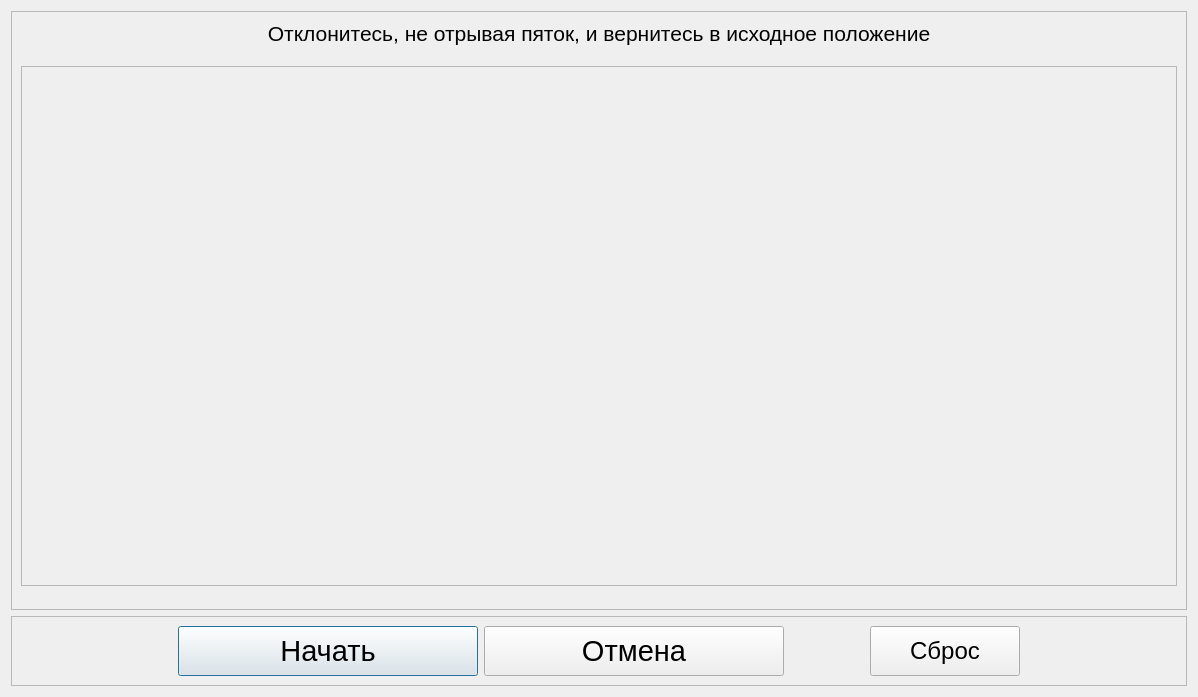
<?xml version="1.0" encoding="UTF-8"?>
<ui version="4.0">
 <class>SetMaxForceDialog</class>
 <widget class="QDialog" name="SetMaxForceDialog">
  <property name="geometry">
   <rect>
    <x>0</x>
    <y>0</y>
    <width>1198</width>
    <height>697</height>
   </rect>
  </property>
  <property name="windowTitle">
   <string>Выбор отклонения</string>
  </property>
  <layout class="QVBoxLayout" name="verticalLayout">
   <item>
    <widget class="QFrame" name="frame">
     <property name="frameShape">
      <enum>QFrame::StyledPanel</enum>
     </property>
     <property name="frameShadow">
      <enum>QFrame::Raised</enum>
     </property>
     <layout class="QVBoxLayout" name="verticalLayout_2">
      <item>
       <widget class="QLabel" name="lblComment">
        <property name="sizePolicy">
         <sizepolicy hsizetype="Preferred" vsizetype="Fixed">
          <horstretch>0</horstretch>
          <verstretch>0</verstretch>
         </sizepolicy>
        </property>
        <property name="font">
         <font>
          <pointsize>16</pointsize>
         </font>
        </property>
        <property name="text">
         <string>Отклонитесь, не отрывая пяток, и вернитесь в исходное положение</string>
        </property>
        <property name="alignment">
         <set>Qt::AlignCenter</set>
        </property>
       </widget>
      </item>
      <item>
       <spacer name="verticalSpacer">
        <property name="orientation">
         <enum>Qt::Vertical</enum>
        </property>
        <property name="sizeHint" stdset="0">
         <size>
          <width>20</width>
          <height>40</height>
         </size>
        </property>
       </spacer>
      </item>
      <item>
       <widget class="QFrame" name="frDiag">
        <property name="frameShape">
         <enum>QFrame::StyledPanel</enum>
        </property>
        <property name="frameShadow">
         <enum>QFrame::Raised</enum>
        </property>
        <layout class="QHBoxLayout" name="horizontalLayout_2">
         <item>
          <spacer name="horizontalSpacer_3">
           <property name="orientation">
            <enum>Qt::Horizontal</enum>
           </property>
           <property name="sizeHint" stdset="0">
            <size>
             <width>40</width>
             <height>20</height>
            </size>
           </property>
          </spacer>
         </item>
         <item>
          <widget class="DiagTriangle" name="wgtDiagTriangle" native="true">
           <property name="minimumSize">
            <size>
             <width>500</width>
             <height>500</height>
            </size>
           </property>
          </widget>
         </item>
         <item>
          <widget class="DiagCross" name="wgtDiagCross" native="true">
           <property name="minimumSize">
            <size>
             <width>500</width>
             <height>500</height>
            </size>
           </property>
          </widget>
         </item>
         <item>
          <spacer name="horizontalSpacer_4">
           <property name="orientation">
            <enum>Qt::Horizontal</enum>
           </property>
           <property name="sizeHint" stdset="0">
            <size>
             <width>40</width>
             <height>20</height>
            </size>
           </property>
          </spacer>
         </item>
        </layout>
       </widget>
      </item>
      <item>
       <spacer name="verticalSpacer_2">
        <property name="orientation">
         <enum>Qt::Vertical</enum>
        </property>
        <property name="sizeHint" stdset="0">
         <size>
          <width>20</width>
          <height>40</height>
         </size>
        </property>
       </spacer>
      </item>
     </layout>
    </widget>
   </item>
   <item>
    <widget class="QFrame" name="frButtons">
     <property name="sizePolicy">
      <sizepolicy hsizetype="Preferred" vsizetype="Fixed">
       <horstretch>0</horstretch>
       <verstretch>0</verstretch>
      </sizepolicy>
     </property>
     <property name="font">
      <font>
       <pointsize>22</pointsize>
      </font>
     </property>
     <property name="frameShape">
      <enum>QFrame::StyledPanel</enum>
     </property>
     <property name="frameShadow">
      <enum>QFrame::Raised</enum>
     </property>
     <layout class="QHBoxLayout" name="horizontalLayout">
      <item>
       <spacer name="horizontalSpacer">
        <property name="orientation">
         <enum>Qt::Horizontal</enum>
        </property>
        <property name="sizeHint" stdset="0">
         <size>
          <width>40</width>
          <height>20</height>
         </size>
        </property>
       </spacer>
      </item>
      <item>
       <widget class="QPushButton" name="btnOK">
        <property name="minimumSize">
         <size>
          <width>300</width>
          <height>50</height>
         </size>
        </property>
        <property name="text">
         <string>Начать</string>
        </property>
        <property name="flat">
         <bool>false</bool>
        </property>
       </widget>
      </item>
      <item>
       <widget class="QPushButton" name="btnCancel">
        <property name="minimumSize">
         <size>
          <width>300</width>
          <height>50</height>
         </size>
        </property>
        <property name="text">
         <string>Отмена</string>
        </property>
       </widget>
      </item>
      <item>
       <spacer name="horizontalSpacer_5">
        <property name="orientation">
         <enum>Qt::Horizontal</enum>
        </property>
        <property name="sizeType">
         <enum>QSizePolicy::Fixed</enum>
        </property>
        <property name="sizeHint" stdset="0">
         <size>
          <width>80</width>
          <height>20</height>
         </size>
        </property>
       </spacer>
      </item>
      <item>
       <widget class="QPushButton" name="btnReset">
        <property name="minimumSize">
         <size>
          <width>150</width>
          <height>50</height>
         </size>
        </property>
        <property name="font">
         <font>
          <pointsize>18</pointsize>
         </font>
        </property>
        <property name="text">
         <string>Сброс</string>
        </property>
       </widget>
      </item>
      <item>
       <spacer name="horizontalSpacer_2">
        <property name="orientation">
         <enum>Qt::Horizontal</enum>
        </property>
        <property name="sizeHint" stdset="0">
         <size>
          <width>40</width>
          <height>20</height>
         </size>
        </property>
       </spacer>
      </item>
     </layout>
    </widget>
   </item>
  </layout>
 </widget>
 <customwidgets>
  <customwidget>
   <class>DiagCross</class>
   <extends>QWidget</extends>
   <header location="global">diagcross.h</header>
   <container>1</container>
  </customwidget>
  <customwidget>
   <class>DiagTriangle</class>
   <extends>QWidget</extends>
   <header location="global">diagtriangle.h</header>
   <container>1</container>
  </customwidget>
 </customwidgets>
 <resources/>
 <connections>
  <connection>
   <sender>btnOK</sender>
   <signal>clicked()</signal>
   <receiver>SetMaxForceDialog</receiver>
   <slot>accept()</slot>
   <hints>
    <hint type="sourcelabel">
     <x>345</x>
     <y>619</y>
    </hint>
    <hint type="destinationlabel">
     <x>871</x>
     <y>235</y>
    </hint>
   </hints>
  </connection>
  <connection>
   <sender>btnCancel</sender>
   <signal>clicked()</signal>
   <receiver>SetMaxForceDialog</receiver>
   <slot>reject()</slot>
   <hints>
    <hint type="sourcelabel">
     <x>601</x>
     <y>607</y>
    </hint>
    <hint type="destinationlabel">
     <x>873</x>
     <y>317</y>
    </hint>
   </hints>
  </connection>
  <connection>
   <sender>btnReset</sender>
   <signal>clicked()</signal>
   <receiver>SetMaxForceDialog</receiver>
   <slot>resetValue()</slot>
   <hints>
    <hint type="sourcelabel">
     <x>869</x>
     <y>631</y>
    </hint>
    <hint type="destinationlabel">
     <x>1086</x>
     <y>226</y>
    </hint>
   </hints>
  </connection>
 </connections>
 <slots>
  <slot>resetValue()</slot>
 </slots>
</ui>
